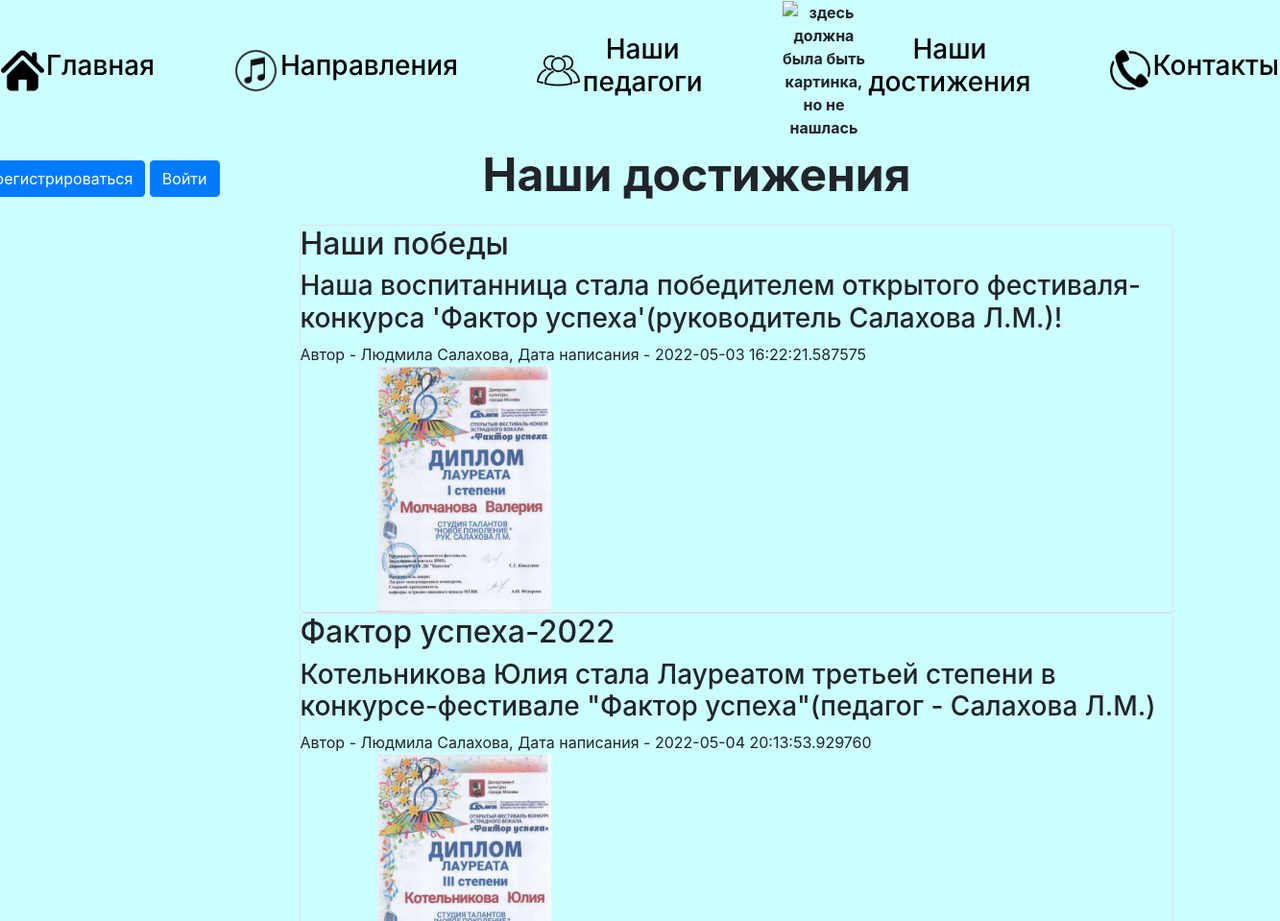
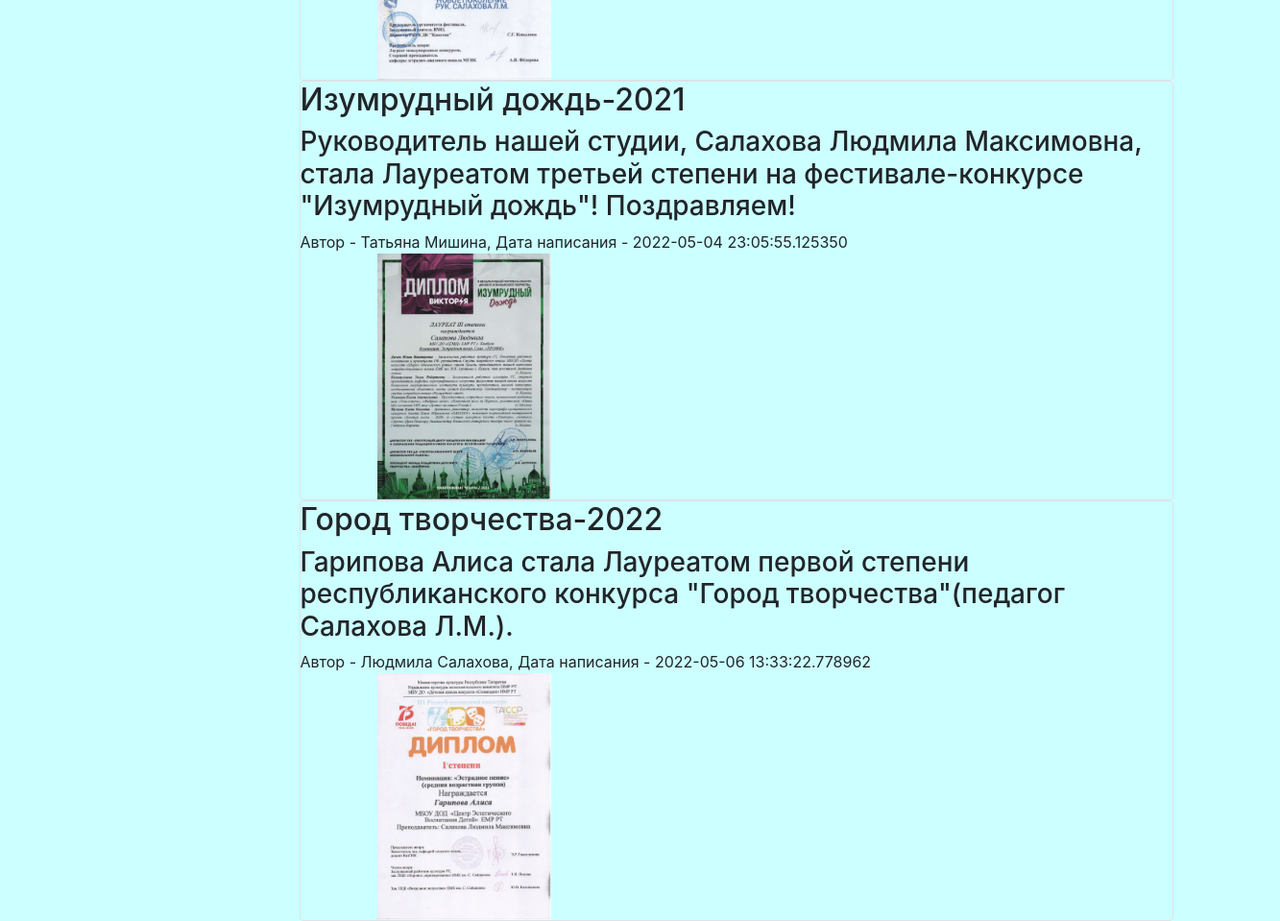
Page /dost on the committed database (2 pictures, top to bottom).
### data/dosts.py (models this page shows)
class Dosts(SqlAlchemyBase):
    __tablename__ = 'dosts'
    id = sqlalchemy.Column(sqlalchemy.Integer,
                           primary_key=True, autoincrement=True)
    title = sqlalchemy.Column(sqlalchemy.String, nullable=True)
    content = sqlalchemy.Column(sqlalchemy.String, nullable=True)
    created_date = sqlalchemy.Column(sqlalchemy.DateTime,
                                     default=datetime.datetime.now)
    user_id = sqlalchemy.Column(sqlalchemy.Integer,
                                sqlalchemy.ForeignKey("users.id"))
    user = orm.relation('User')

### data/users.py (models this page shows, shortened)
class User(SqlAlchemyBase, UserMixin):
    __tablename__ = 'users'
    id = sqlalchemy.Column(sqlalchemy.Integer,
                           primary_key=True, autoincrement=True)
    surname = sqlalchemy.Column(sqlalchemy.String, nullable=True)
    name = sqlalchemy.Column(sqlalchemy.String, nullable=True)
    otch = sqlalchemy.Column(sqlalchemy.String, nullable=True)
    age = sqlalchemy.Column(sqlalchemy.String, nullable=True)
    education = sqlalchemy.Column(sqlalchemy.String, nullable=True)
    speciality = sqlalchemy.Column(sqlalchemy.String, nullable=True)
    email = sqlalchemy.Column(sqlalchemy.String,
                              index=True, unique=True, nullable=True)
    hashed_password = sqlalchemy.Column(sqlalchemy.String, nullable=True)
    created_date = sqlalchemy.Column(sqlalchemy.DateTime,
                                     default=datetime.datetime.now)
    dosts = orm.relation("Dosts", back_populates='user')

### main.py (the view)
@app.route('/dost')
def dost():
    db_session.global_init('db/teachers.db')
    db_sess = db_session.create_session()
    dosts = db_sess.query(Dosts)
    return render_template("dost.html", dosts=dosts)

### data/db_session.py (called while the page is built, shortened)
def global_init(db_file):
    global __factory
    if __factory:
        return

def create_session() -> Session:
    global __factory
    return __factory()

### templates/dost.html (shortened to what this page needs)
{% extends "base.html" %}
{% block content %}
<table align="left" class="dos">
    <tr>
    <td>
        <div>
            {% if current_user.is_authenticated %}
            <a class="btn btn-primary" href="/new_dost" style="margin-top:-30px">Добавить новость</a>
            <a class="btn btn-primary" href="/logout" style="margin-top:-30px">Выйти</a>
            {% else %}
            <a class="btn btn-primary " href="/register">Зарегистрироваться</a>
            <a class="btn btn-primary" href="/login">Войти</a>
            {% endif %}
        </div>
    </td>
    </tr>
</table>
<p style="font-size:300%;" align="center"><b>Наши достижения</b></p>
{% for item in dosts%}
<div class="col-md6 border rounded" style="margin-left: 200px">
    <h2>{{item.title}}</h2>
    <div>
        <h3>{{item.content}}</h3>
    </div>
    <div>
        Автор - {{item.user.name}} {{item.user.surname}}, Дата написания - {{item.created_date}}
    </div>
    <img class="ot" width="20%" src="/static/img/photo{{item.id}}.jpg"
                     alt="здесь должна была быть картинка, но не нашлась">
</div>
{% endfor %}
{% endblock %}

### templates/base.html (shortened to what this page needs)
<!doctype html>
<html lang="en">
<head>
    <link rel="stylesheet"
          href="https://stackpath.bootstrapcdn.com/bootstrap/4.4.1/css/bootstrap.min.css"
>
    <link rel="stylesheet" type="text/css" href="{{url_for('static', filename='css/style.css')}}" />
</head>
<body>
<header>
    <table class="layer2">
        <tr align="center">
            <th>
                <img height=45 width=45 src="{{url_for('static', filename='img/glav1.png')}}"
                     alt="здесь должна была быть картинка, но не нашлась">
            </th>
            <th>
                <h3><a style="color:black" href="/">Главная</a></h3>
            </th>
            <th>
                <img class="ot" align='left' height=47 width=47 src="{{url_for('static', filename='img/muz1.png')}}"
                     alt="здесь должна была быть картинка, но не нашлась">
            </th>
            <th>
                <h3><a style="color:black" href="/napr">Направления</a></h3>
            </th>
            <th>
                <img class="ot" height=45 width=45 src="{{url_for('static', filename='img/pe.png')}}"
                     alt="здесь должна была быть картинка, но не нашлась">
            </th>
            <th>
                <h3><a style="color:black" href="/ped">Наши педагоги</a></h3>
            </th>
            <th>
                <img class="ot" height=45 width=45 src="{{url_for('static', filename='img/dost.png')}}"
                     alt="здесь должна была быть картинка, но не нашлась">
            </th>
            <th>
                <h3><a style="color:black" href="/dost">Наши достижения</a></h3>
            </th>
            <th>
                <img class="ot" height=42 width=42 src="{{url_for('static', filename='img/kont1.png')}}"
                     alt="здесь должна была быть картинка, но не нашлась">
            </th>
            <th>
                <h3><a style="color:black" href="/kont">Контакты</a></h3>
            </th>
        </tr>
    </table>
</header>
<main role="main" class="container">
    {% block content %}{% endblock %}
</main>
</body>
</html>

### templates/base.html (style rules this page uses)
.ot { margin-left: 80px; }
.dos { margin-top: 20px; margin-left: -150px }
.layer2 { margin-left: 80px; background-color: #CCFFFF; padding: 10px; margin: auto; }
body { background-color: #CCFFFF; }

### rows in the picture
Dosts: title "Наши победы", content "Наша воспитанница стала победителем открытого фестиваля-конкурса 'Фактор успеха'(руководитель Салахова Л.М.)!", user.name "Людмила", user.surname "Салахова", created_date "2022-05-03 16:22:21.587575", shows a picture
Dosts: title "Фактор успеха-2022", content "Котельникова Юлия стала Лауреатом третьей степени в конкурсе-фестивале \"Фактор успеха\"(педагог - Салахова Л.М.)", user.name "Людмила", user.surname "Салахова", created_date "2022-05-04 20:13:53.929760", shows a picture
Dosts: title "Изумрудный дождь-2021", content "Руководитель нашей студии, Салахова Людмила Максимовна, стала Лауреатом третьей степени на фестивале-конкурсе \"Изумрудный дождь\"! Поздравляем!", user.name "Татьяна", user.surname "Мишина", created_date "2022-05-04 23:05:55.125350", shows a picture
Dosts: title "Город творчества-2022", content "Гарипова Алиса стала Лауреатом первой степени республиканского конкурса \"Город творчества\"(педагог Салахова Л.М.).", user.name "Людмила", user.surname "Салахова", created_date "2022-05-06 13:33:22.778962", shows a picture
